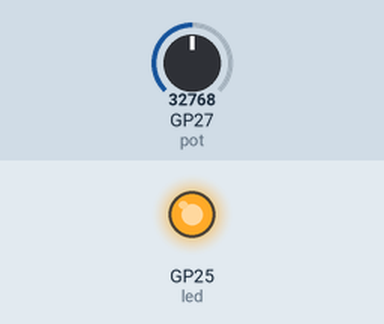
Simulated run of this program. Board: Raspberry Pi Pico running MicroPython. On the bench: output pins drawn as LEDs (lit = HIGH). Inputs (shaded band) come from the test bench; at power-on: GP27 (pot) = 32768 (analog values on the 0–65535 scale). What the program prints to the serial console is not drawn.

Above: at 1.2 s.
1.3 s: GP27 (pot) set to 7864
4.8 s: GP27 (pot) set to 0
At 4.8 s:
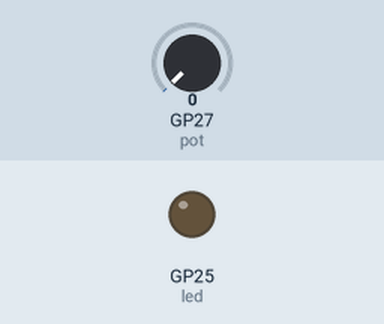
Timing chart, 0 to 5.6 s (numbered marks = the images above; inputs shaded):
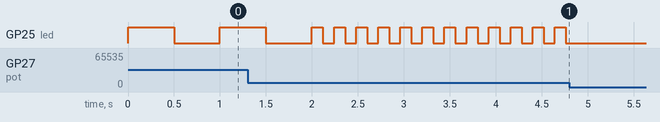

The program:

Read_Pot.py
```python
from machine import Pin, ADC
import time as t

#Accessing the led on the pico.
led = Pin("LED", Pin.OUT)

#Accessing the potentiometer, on pin 27 (ADC-1).
pot = ADC(Pin(27))

#Converting the 16bit ADC reading (0-65535) into a voltage (0V-3.3V)
conversion_factor = 3.3 / 65535

while True:

    #Reading the ADC from pin 27(ADC-1)
    ADC = pot.read_u16() * conversion_factor

    #Defining maximum ADC value.
    ADC_MAX = 3.3

    #Delay between 0-1 second
    delay = ADC/ADC_MAX
    print(ADC)

    #LED functionality
    led.on()
    t.sleep(delay)
    led.off()
    t.sleep(delay)
        
```

Measured:
- after the input at 4.8 s, GP25 (led): stops changing and stays LOW
- by itself, GP25 (led): repeats every 0.24 s: HIGH 0.12 s, LOW 0.12 s
